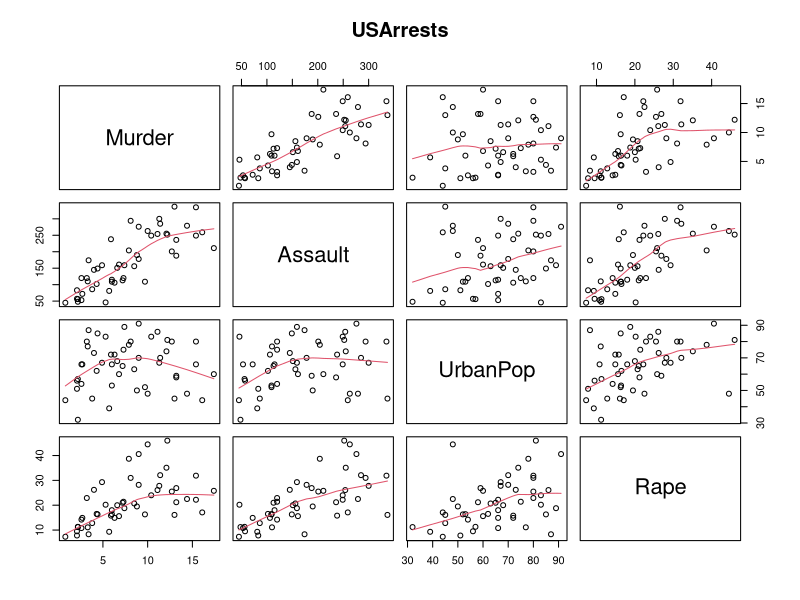
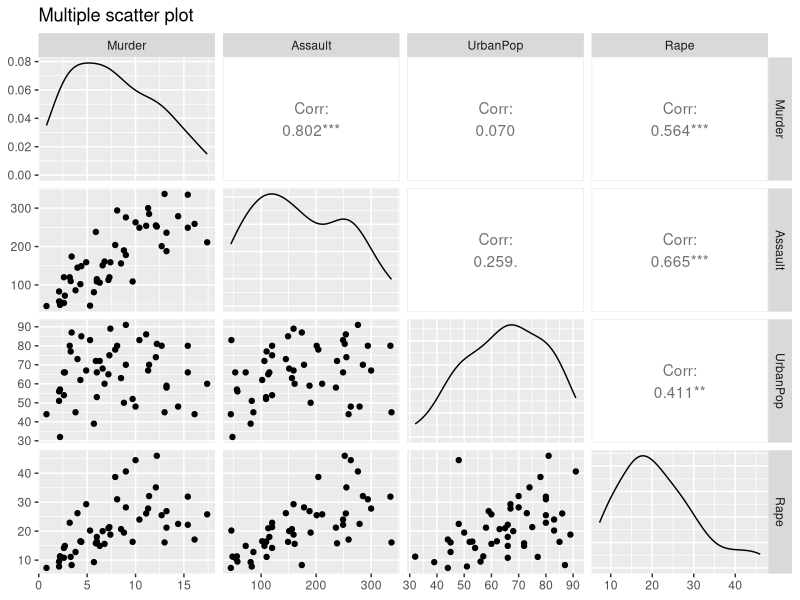
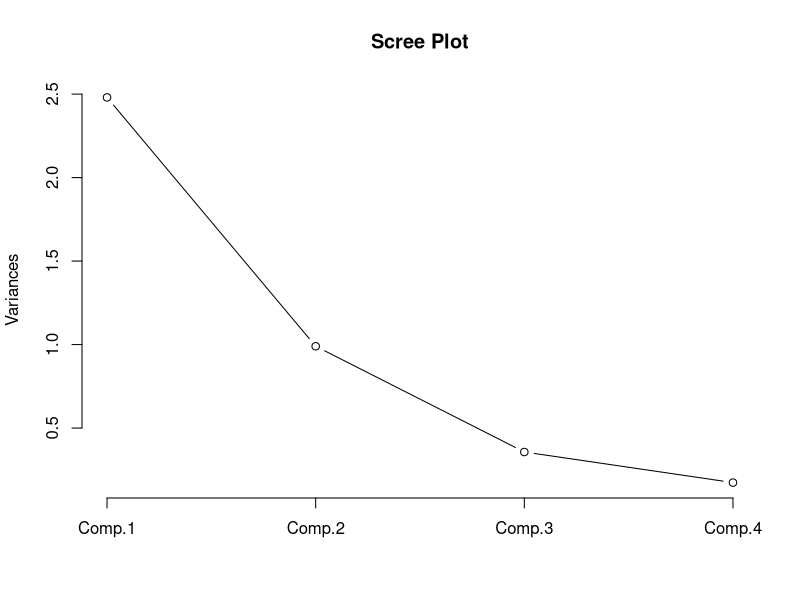
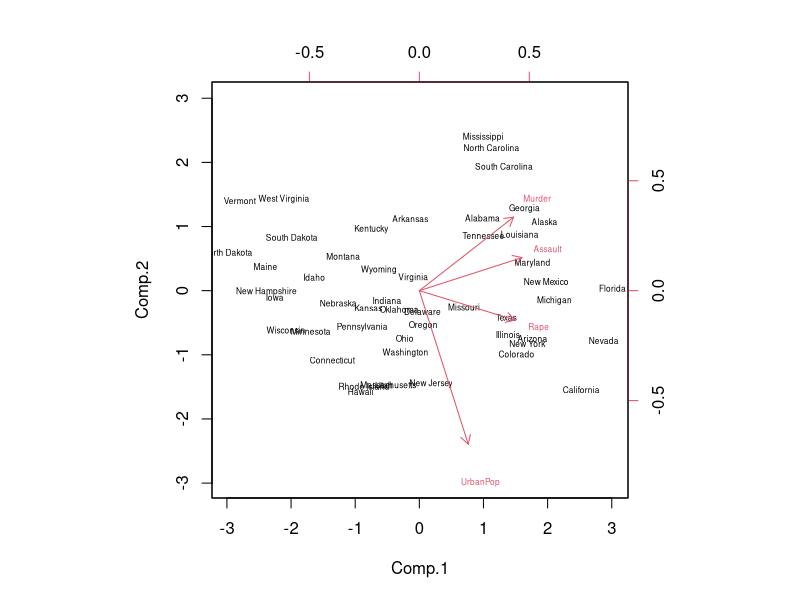

Generate these figures, in order, with R:
## ---- chunk 1
#Required Packages
library(tidyverse)
library(GGally)
## ---- chunk 2
tb_iris <- as_tibble(iris)
tb_iris %>%
  mutate(Sum.Length = Sepal.Length + Petal.Length)
tb_iris %>%
  transmute(Sum.Length = Sepal.Length + Petal.Length) #remain only computed variable
## ---- chunk 3
#data
head(USArrests)

#correlation analysis
pairs(USArrests, panel = panel.smooth, main = "USArrests") #print all scatter plot

#other method(ggpairs)
ggpairs(data = USArrests,
        title = "Multiple scatter plot",
        progress = FALSE)
## ---- chunk 4
US_pca <- princomp(USArrests, cor = TRUE)
summary(US_pca) #results
plot(US_pca, type = "l", main = "Scree Plot") #scree plot
## ---- chunk 5
US_pca$loadings
## ---- chunk 6
head(US_pca$scores)
## ---- chunk 7
biplot(US_pca, scale = 0, cex = 0.5)
